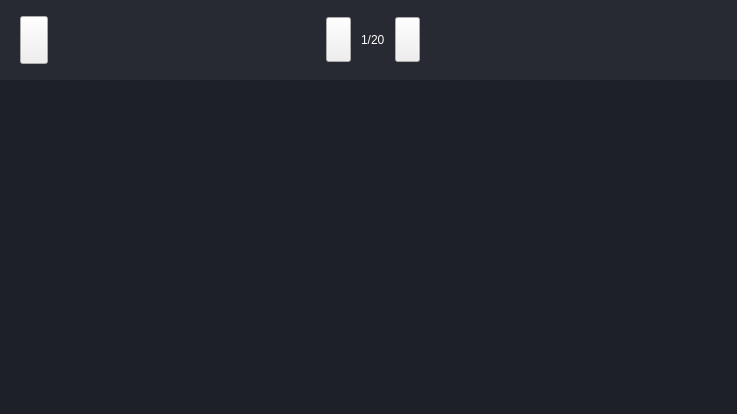
<?xml version="1.0" encoding="UTF-8"?>
<ui version="4.0">
 <class>ImageBrowser</class>
 <widget class="QWidget" name="ImageBrowser">
  <property name="geometry">
   <rect>
    <x>0</x>
    <y>0</y>
    <width>737</width>
    <height>414</height>
   </rect>
  </property>
  <property name="windowTitle">
   <string>Form</string>
  </property>
  <property name="styleSheet">
   <string notr="true">#ImageBrowser {
	background-color: rgb(29, 32, 41);
}</string>
  </property>
  <layout class="QVBoxLayout" name="verticalLayout">
   <property name="spacing">
    <number>0</number>
   </property>
   <property name="leftMargin">
    <number>0</number>
   </property>
   <property name="topMargin">
    <number>0</number>
   </property>
   <property name="rightMargin">
    <number>0</number>
   </property>
   <property name="bottomMargin">
    <number>0</number>
   </property>
   <item>
    <widget class="QWidget" name="top" native="true">
     <property name="sizePolicy">
      <sizepolicy hsizetype="Preferred" vsizetype="Fixed">
       <horstretch>0</horstretch>
       <verstretch>0</verstretch>
      </sizepolicy>
     </property>
     <property name="minimumSize">
      <size>
       <width>0</width>
       <height>80</height>
      </size>
     </property>
     <property name="maximumSize">
      <size>
       <width>16777215</width>
       <height>80</height>
      </size>
     </property>
     <property name="styleSheet">
      <string notr="true">#top {
background-color: rgb(39, 42, 51);
}

#back_btn {
	border-image: url(:/resources/icons/back.png);
}

#last_btn {
	border-image: url(:/resources/icons/last.png);
}
#next_btn {
	border-image: url(:/resources/icons/next.png);
}
#label {
	color: rgb(255, 255, 255);
  
	font: 18pt &quot;Ubuntu&quot;;
}</string>
     </property>
     <layout class="QHBoxLayout" name="horizontalLayout">
      <property name="spacing">
       <number>0</number>
      </property>
      <property name="leftMargin">
       <number>0</number>
      </property>
      <property name="topMargin">
       <number>0</number>
      </property>
      <property name="rightMargin">
       <number>0</number>
      </property>
      <property name="bottomMargin">
       <number>0</number>
      </property>
      <item>
       <spacer name="horizontalSpacer_3">
        <property name="orientation">
         <enum>Qt::Horizontal</enum>
        </property>
        <property name="sizeType">
         <enum>QSizePolicy::Fixed</enum>
        </property>
        <property name="sizeHint" stdset="0">
         <size>
          <width>20</width>
          <height>20</height>
         </size>
        </property>
       </spacer>
      </item>
      <item>
       <widget class="QPushButton" name="back_btn">
        <property name="sizePolicy">
         <sizepolicy hsizetype="Fixed" vsizetype="Fixed">
          <horstretch>0</horstretch>
          <verstretch>0</verstretch>
         </sizepolicy>
        </property>
        <property name="minimumSize">
         <size>
          <width>28</width>
          <height>48</height>
         </size>
        </property>
        <property name="maximumSize">
         <size>
          <width>28</width>
          <height>48</height>
         </size>
        </property>
        <property name="text">
         <string/>
        </property>
       </widget>
      </item>
      <item>
       <spacer name="horizontalSpacer">
        <property name="orientation">
         <enum>Qt::Horizontal</enum>
        </property>
        <property name="sizeHint" stdset="0">
         <size>
          <width>40</width>
          <height>20</height>
         </size>
        </property>
       </spacer>
      </item>
      <item>
       <widget class="QPushButton" name="last_btn">
        <property name="sizePolicy">
         <sizepolicy hsizetype="Fixed" vsizetype="Fixed">
          <horstretch>0</horstretch>
          <verstretch>0</verstretch>
         </sizepolicy>
        </property>
        <property name="minimumSize">
         <size>
          <width>25</width>
          <height>45</height>
         </size>
        </property>
        <property name="maximumSize">
         <size>
          <width>25</width>
          <height>45</height>
         </size>
        </property>
        <property name="text">
         <string/>
        </property>
       </widget>
      </item>
      <item>
       <spacer name="horizontalSpacer_5">
        <property name="orientation">
         <enum>Qt::Horizontal</enum>
        </property>
        <property name="sizeType">
         <enum>QSizePolicy::Fixed</enum>
        </property>
        <property name="sizeHint" stdset="0">
         <size>
          <width>10</width>
          <height>20</height>
         </size>
        </property>
       </spacer>
      </item>
      <item>
       <widget class="QLabel" name="label">
        <property name="text">
         <string>1/20</string>
        </property>
       </widget>
      </item>
      <item>
       <spacer name="horizontalSpacer_6">
        <property name="orientation">
         <enum>Qt::Horizontal</enum>
        </property>
        <property name="sizeType">
         <enum>QSizePolicy::Fixed</enum>
        </property>
        <property name="sizeHint" stdset="0">
         <size>
          <width>10</width>
          <height>20</height>
         </size>
        </property>
       </spacer>
      </item>
      <item>
       <widget class="QPushButton" name="next_btn">
        <property name="sizePolicy">
         <sizepolicy hsizetype="Fixed" vsizetype="Fixed">
          <horstretch>0</horstretch>
          <verstretch>0</verstretch>
         </sizepolicy>
        </property>
        <property name="minimumSize">
         <size>
          <width>25</width>
          <height>45</height>
         </size>
        </property>
        <property name="maximumSize">
         <size>
          <width>25</width>
          <height>45</height>
         </size>
        </property>
        <property name="text">
         <string/>
        </property>
       </widget>
      </item>
      <item>
       <spacer name="horizontalSpacer_2">
        <property name="orientation">
         <enum>Qt::Horizontal</enum>
        </property>
        <property name="sizeHint" stdset="0">
         <size>
          <width>40</width>
          <height>20</height>
         </size>
        </property>
       </spacer>
      </item>
      <item>
       <spacer name="horizontalSpacer_4">
        <property name="orientation">
         <enum>Qt::Horizontal</enum>
        </property>
        <property name="sizeType">
         <enum>QSizePolicy::Fixed</enum>
        </property>
        <property name="sizeHint" stdset="0">
         <size>
          <width>40</width>
          <height>20</height>
         </size>
        </property>
       </spacer>
      </item>
     </layout>
    </widget>
   </item>
   <item>
    <widget class="QWidget" name="container_widget" native="true">
     <layout class="QHBoxLayout" name="horizontalLayout_2">
      <property name="spacing">
       <number>0</number>
      </property>
      <property name="leftMargin">
       <number>0</number>
      </property>
      <property name="topMargin">
       <number>0</number>
      </property>
      <property name="rightMargin">
       <number>0</number>
      </property>
      <property name="bottomMargin">
       <number>0</number>
      </property>
      <item>
       <widget class="QLabel" name="image_container">
        <property name="sizePolicy">
         <sizepolicy hsizetype="Preferred" vsizetype="Preferred">
          <horstretch>0</horstretch>
          <verstretch>0</verstretch>
         </sizepolicy>
        </property>
        <property name="minimumSize">
         <size>
          <width>0</width>
          <height>0</height>
         </size>
        </property>
        <property name="text">
         <string/>
        </property>
        <property name="scaledContents">
         <bool>true</bool>
        </property>
       </widget>
      </item>
     </layout>
    </widget>
   </item>
  </layout>
 </widget>
 <resources/>
 <connections>
  <connection>
   <sender>back_btn</sender>
   <signal>clicked()</signal>
   <receiver>ImageBrowser</receiver>
   <slot>close()</slot>
   <hints>
    <hint type="sourcelabel">
     <x>62</x>
     <y>30</y>
    </hint>
    <hint type="destinationlabel">
     <x>0</x>
     <y>34</y>
    </hint>
   </hints>
  </connection>
  <connection>
   <sender>last_btn</sender>
   <signal>clicked()</signal>
   <receiver>ImageBrowser</receiver>
   <slot>onLastClicked()</slot>
   <hints>
    <hint type="sourcelabel">
     <x>279</x>
     <y>29</y>
    </hint>
    <hint type="destinationlabel">
     <x>80</x>
     <y>-26</y>
    </hint>
   </hints>
  </connection>
  <connection>
   <sender>next_btn</sender>
   <signal>clicked()</signal>
   <receiver>ImageBrowser</receiver>
   <slot>onNextClicked()</slot>
   <hints>
    <hint type="sourcelabel">
     <x>387</x>
     <y>44</y>
    </hint>
    <hint type="destinationlabel">
     <x>434</x>
     <y>-9</y>
    </hint>
   </hints>
  </connection>
 </connections>
 <slots>
  <slot>onLastClicked()</slot>
  <slot>onNextClicked()</slot>
 </slots>
</ui>
